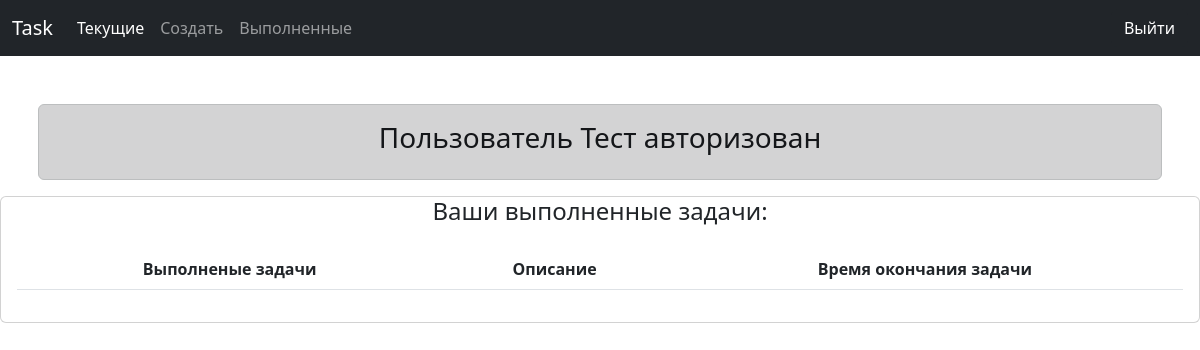
The app's page /completet/ (signed in), older data.
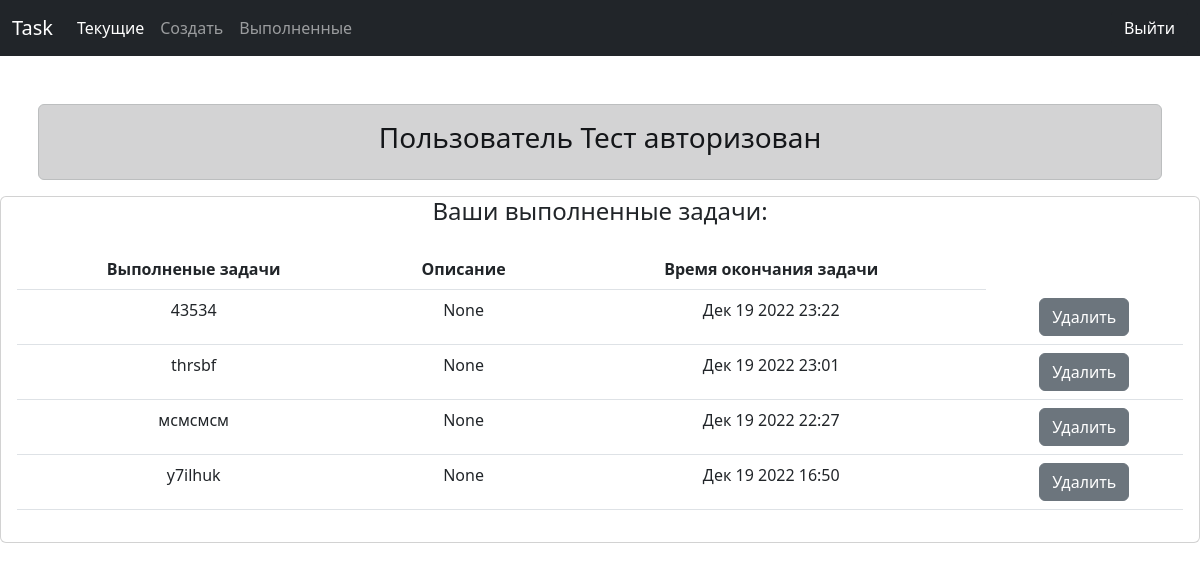
The same page, newer data.
### todo/models.py (models this page shows, shortened)
class Todo(models.Model):
    title = models.CharField(max_length=100)
    memo = models.TextField(null=False)
    created = models.DateTimeField(auto_now_add=True)
    datevompleted = models.DateTimeField(null=True, blank=True)
    important = models.BooleanField(default=False)
    user = models.ForeignKey(User, on_delete=models.CASCADE)

### todo/views.py (the view)
# urls.py: path('completet/', views.completettodos, name='completettodos'),
@login_required
def completettodos(request):
    todos = Todo.objects.filter(user=request.user, datevompleted__isnull=False).order_by('-datevompleted')#отображение списка от последнего к старому
    return render(request, 'todo/completettodos.html', {'todos': todos})

### todo/templates/todo/completettodos.html (shortened to what this page needs)
{% extends 'todo/base.html' %}
{% block content %}
<div class="container-center">
    <div class="col-md-12 col-12 col-sm-12">
        <div class="card">
            <div class="text-center">
                <h4>Ваши выполненные задачи:</h4>
                <div class="card-body">
                    <div class="table-responsive">
                        <table class="table table-hover">
                            <tr>
                                <th class="text-center">Выполненые задачи</th>
                                <th class="text-center">Описание</th>
                                <th class="text-center">Время окончания задачи</th>
                            </tr>
                            <tr>
                                {% for todo in todos %}
                                <td class="text-center">
                                    {% if todo.important %}<b>{{ todo.title }}</b>
                                    {% else %}
                                    {{ todo.title }}
                                    {% endif %}
                                </td>
                                <td class="text-center">
                                    {{ todo.memo }}
                                </td>
                                <td class="text-center">
                                    {{ todo.datevompleted|date:'M j Y H:i' }}
                                <td class="text-center">
                                    <form method="POST" action="{% url 'deletetodo' todo.id %}">
                                        <button class="btn btn-secondary" type="submit">Удалить</button>
                                    </form>
                                </td>
                            </tr>
                            {% endfor %}
                        </table>
                    </div>
                </div>
            </div>
        </div>
    </div>
</div>
{% endblock %}

### todo/templates/todo/base.html (shortened to what this page needs)
<!doctype html>
<html lang="ru">
  <head>
  </head>
</html>
<link href="https://cdn.jsdelivr.net/npm/bootstrap@5.2.2/dist/css/bootstrap.min.css" rel="stylesheet">
{% if user.is_authenticated %}
<nav class="navbar navbar-dark bg-dark navbar-expand-lg bg-light">
    <div class="container-fluid">
      <a class="navbar-brand" href="{% url 'home' %}">Task</a>
      <div class="collapse navbar-collapse" id="navbarNavAltMarkup">
        <div class="navbar-nav">
          <a class="nav-link active" aria-current="page" href="{% url 'currenttodos' %}">Текущие</a>
          <a class="nav-link" href="{% url 'createtodo' %}">Создать</a>
          <a class="nav-link" href="{% url 'completettodos' %}">Выполненные</a>
        </div>
      </div>
       <form action="{% url 'logoutuser' %}" method="POST">
    <button class="btn btn-dark" type="submit">Выйти</button>
  </form>
    </div>
  </nav>
{% endif %}
{% if user.is_authenticated %}
<div class="container px-2 text-center">
   <div class="alert alert-dark" role="alert">
  <div class="card-body">
    <p class="h3">
    Пользователь {{ user.username }} авторизован
  </div>
</div>
  </div>
{% endif %}
{% block content %}{% endblock %}

Row changes from the older to the newer data that the page shows:
added Todo: title "43534", memo "None", datevompleted "Дек 19 2022 23:22"
added Todo: title "thrsbf", memo "None", datevompleted "Дек 19 2022 23:01"
added Todo: title "мсмсмсм", memo "None", datevompleted "Дек 19 2022 22:27"
added Todo: title "y7ilhuk", memo "None", datevompleted "Дек 19 2022 16:50"
